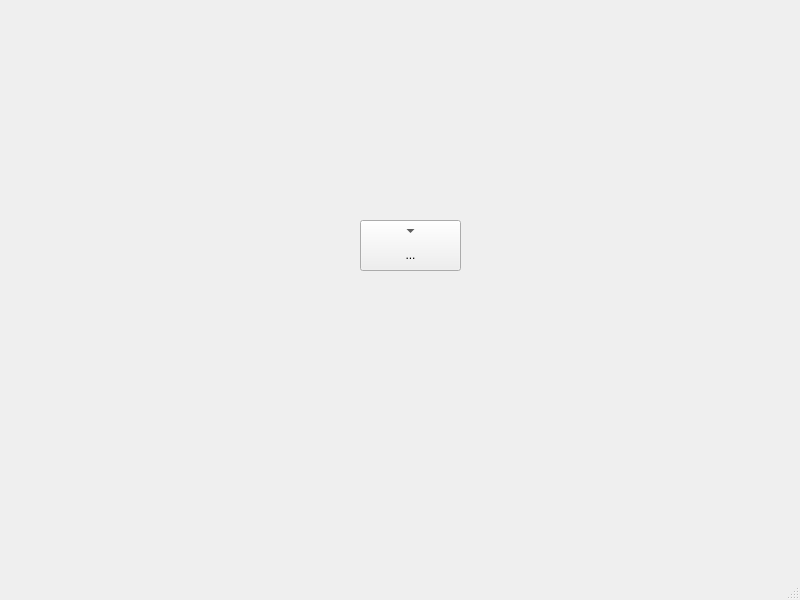
<?xml version="1.0" encoding="UTF-8"?>
<ui version="4.0">
 <class>MainWindow</class>
 <widget class="QMainWindow" name="MainWindow">
  <property name="geometry">
   <rect>
    <x>0</x>
    <y>0</y>
    <width>800</width>
    <height>600</height>
   </rect>
  </property>
  <property name="windowTitle">
   <string>MainWindow</string>
  </property>
  <widget class="QWidget" name="centralwidget">
   <widget class="QToolButton" name="toolButton">
    <property name="geometry">
     <rect>
      <x>360</x>
      <y>220</y>
      <width>101</width>
      <height>51</height>
     </rect>
    </property>
    <property name="text">
     <string>...</string>
    </property>
    <property name="toolButtonStyle">
     <enum>Qt::ToolButtonTextUnderIcon</enum>
    </property>
    <property name="autoRaise">
     <bool>false</bool>
    </property>
    <property name="arrowType">
     <enum>Qt::DownArrow</enum>
    </property>
   </widget>
  </widget>
  <widget class="QMenuBar" name="menubar">
   <property name="geometry">
    <rect>
     <x>0</x>
     <y>0</y>
     <width>800</width>
     <height>26</height>
    </rect>
   </property>
  </widget>
  <widget class="QStatusBar" name="statusbar"/>
 </widget>
 <resources/>
 <connections/>
</ui>
